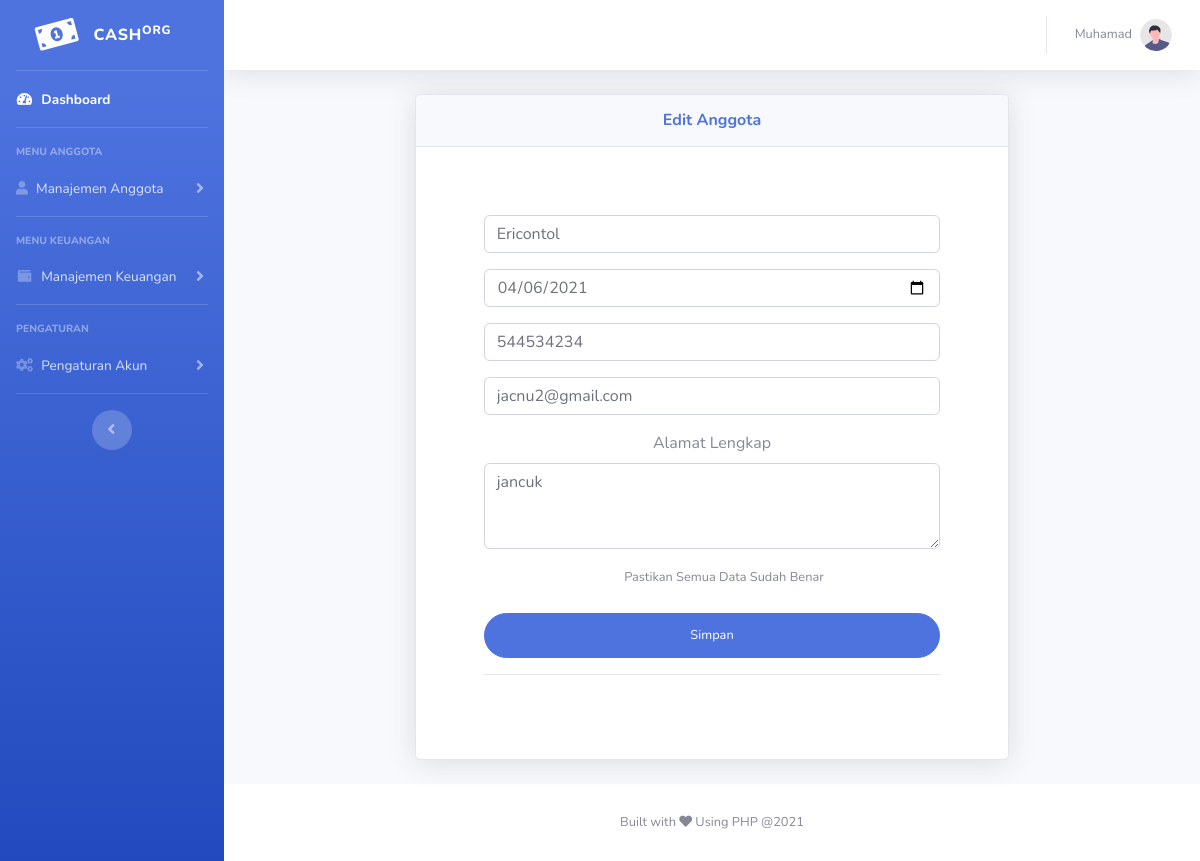
/dashboard/edit_anggota.php?num=461ee9f62459ce89adbb0b5375ea097c (signed in), run on the app's committed database.
### tables this page shows
CREATE TABLE `cash_anggota` (
  `id_anggota` int(11) NOT NULL,
  `nama_anggota` varchar(255) NOT NULL,
  `tgl_lahir` date NOT NULL,
  `ponsel_anggota` bigint(20) NOT NULL,
  `email_anggota` varchar(100) NOT NULL,
  `alamat_anggota` varchar(500) NOT NULL,
  `code_uniq` varchar(255) NOT NULL
);

### dashboard/edit_anggota.php (the view, shortened to what this page needs)
<?php
$nama_anggota = "";
$ponsel_anggota = "";
$email_anggota = "";
$tgl_lahir = "";
$alamat_anggota = "";
if(isset($_GET['num']) && !empty($_GET['num'])){
        $id_data = $_GET['num'];
        $db = database::connect();
        $query = $db->prepare("SELECT * FROM cash_anggota WHERE code_uniq = :id_data");
        $query->bindParam(":id_data", $id_data);
        $query->execute();
            if($query->rowCount() === 1){
                $data_anggota = $query->fetch(PDO::FETCH_ASSOC);
                    $nama_anggota = $data_anggota['nama_anggota'];
                    $ponsel_anggota = $data_anggota['ponsel_anggota'];
                    $tgl_lahir = $data_anggota['tgl_lahir'];
                    $alamat_anggota = $data_anggota['alamat_anggota'];
                    $email_anggota = $data_anggota['email_anggota'];
            }else{
                header('Location: error.php');
                exit();
            }
    }else{
        header('Location: error.php');
        exit();
    }
 ?>
 <!DOCTYPE html>
<html lang="en">
<head>
    <link href="vendor/fontawesome-free/css/all.min.css" rel="stylesheet" type="text/css">
    <link href="css/sb-admin-2.min.css" rel="stylesheet">
</head>
<body id="page-top">
    <div id="wrapper">
        <ul class="navbar-nav bg-gradient-primary sidebar sidebar-dark accordion" id="accordionSidebar">
            <a class="sidebar-brand d-flex align-items-center justify-content-center" href="index.php">
                <div class="sidebar-brand-icon rotate-n-15">
                    <i class="fas fa-money-bill-alt"></i>
                </div>
                <div class="sidebar-brand-text mx-3">Cash<sup>org</sup></div>
            </a>
            <hr class="sidebar-divider my-0">
            <li class="nav-item active">
                <a class="nav-link" href="index.php">
                    <i class="fas fa-fw fa-tachometer-alt"></i>
                    <span>Dashboard</span></a>
            </li>
            <hr class="sidebar-divider">
            <div class="sidebar-heading">
                Menu Anggota
            </div>
            <li class="nav-item">
                <a class="nav-link collapsed" href="#" data-toggle="collapse" data-target="#collapseTwo"
                    aria-expanded="true" aria-controls="collapseTwo">
                    <i class="fas fa-user fa-cog"></i>
                    <span>Manajemen Anggota</span>
                </a>
            </li>
            <hr class="sidebar-divider">
            <div class="sidebar-heading">
                Menu Keuangan
            </div>
            <li class="nav-item">
                <a class="nav-link collapsed" href="#" data-toggle="collapse" data-target="#collapsePages"
                    aria-expanded="true" aria-controls="collapsePages">
                    <i class="fas fa-fw fa-wallet"></i>
                    <span>Manajemen Keuangan</span>
                </a>
            </li>
            <hr class="sidebar-divider">
            <div class="sidebar-heading">
                Pengaturan
            </div>
            <li class="nav-item">
                <a class="nav-link collapsed" href="#" data-toggle="collapse" data-target="#collapseCon"
                    aria-expanded="true" aria-controls="collapsePages">
                    <i class="fas fa-fw fa-cogs"></i>
                    <span>Pengaturan Akun</span>
                </a>
            </li>
            <hr class="sidebar-divider d-none d-md-block">
            <div class="text-center d-none d-md-inline">
                <button class="rounded-circle border-0" id="sidebarToggle"></button>
            </div>
        </ul>
        <div id="content-wrapper" class="d-flex flex-column">
            <div id="content">
                <nav class="navbar navbar-expand navbar-light bg-white topbar mb-4 static-top shadow">
                    <ul class="navbar-nav ml-auto">
                        <li class="nav-item dropdown no-arrow">
                            <a class="nav-link dropdown-toggle" href="#" id="userDropdown" role="button"
                                data-toggle="dropdown" aria-haspopup="true" aria-expanded="false">
                                <span class="mr-2 d-none d-lg-inline text-gray-600 small"><?php echo $_SESSION['nama']; ?></span>
                                <img class="img-profile rounded-circle"
                                    src="img/undraw_profile.svg">
                            </a>
                        </li>
                    </ul>
                </nav>
                <div class="container-fluid">
                    <center>
                    <div class="col-lg-8">
                                <div class="card shadow mb-4">
                                <div class="card-header py-3">
                                    <h6 class="m-0 font-weight-bold text-primary">Edit Anggota</h6>
                                </div>
                                <div class="card-body">
                                     <div class="p-5">
                                    <form class="user" method="post" action="">
                                        <div class="form-group">
                                            <input type="text" class="form-control"
                                                id="exampleInputEmail" aria-describedby="emailHelp" value="<?php echo $nama_anggota; ?>" name="nama_anggota">
                                        </div>
                                        <div class="form-group">
                                            <input type="date" class="form-control" value="<?php echo $tgl_lahir; ?>" name="tgl_lahir">
                                        </div>
                                        <div class="form-group">
                                            <input type="number" class="form-control"
                                                id="exampleInputEmail" aria-describedby="emailHelp"
                                                placeholder="Nomer Telpon" value="<?php echo $ponsel_anggota ?>" name="ponsel_anggota">
                                        </div>
                                         <div class="form-group">
                                            <input type="email" class="form-control"
                                                id="exampleInputEmail" aria-describedby="emailHelp"
                                                placeholder="Email" value="<?php echo $email_anggota; ?>" name="email_anggota">
                                        </div>
                                        <div class="mb-3">
                                              <label for="exampleFormControlTextarea1" class="form-label">Alamat Lengkap</label>
                                              <textarea class="form-control" id="exampleFormControlTextarea1" rows="3" name="alamat_anggota"><?php echo $alamat_anggota; ?></textarea>
                                        </div>
                                        <div class="form-group">
                                            <div class="custom-control custom-checkbox small">
                                                <label>Pastikan Semua Data Sudah Benar</label>
                                            </div>
                                        </div>
                                        <button type="submit" class="btn btn-primary btn-user btn-block" name="submit">Simpan</button>
                                    </form>
                                    <hr>
                                </div>
                                </div>
                            </div>
                    </div>
                    </center>
                </div>
            </div>
            <footer class="sticky-footer bg-white">
                <div class="container my-auto">
                    <div class="copyright text-center my-auto">
                        <span>Built with <i class="fas fa-heart"></i> Using PHP @<?php echo date('Y'); ?></span>
                    </div>
                </div>
            </footer>
        </div>
    </div>
</body>
</html>

### data on the page
cash_anggota: nama_anggota "Ericontol", tgl_lahir "04/06/2021", ponsel_anggota "544534234", email_anggota "jacnu2@gmail.com", alamat_anggota "jancuk"

### other printed values
$_SESSION['nama'] "Muhamad"
